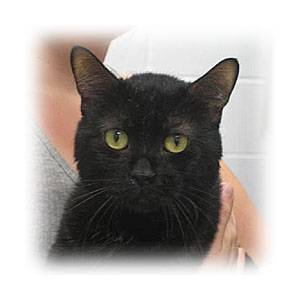
#> input picture training/cats/cat.10038.jpg, 299 x 300 px; its folder holds 3 pictures in this run
$ python ModelTrainer.py   (Python 2 division)
#> lines starting #> are read from the running program, lines starting #| are printed output that depends on the picture
import cv2
import numpy as np
import os
from sklearn.svm import SVC
import pickle


path = "training"
training_names = os.listdir(path)

training_paths = []
names_path = []
#get full list of all training images
for p in training_names:
    training_paths1 = os.listdir(path+"/"+p)
    for j in training_paths1:
        training_paths.append(path+'/'+p+'/'+j)
        names_path.append(p)
#> pass 2 of the loop `for p in training_names:`:

sift = cv2.xfeatures2d.SIFT_create()

dictionarySize = 40

BOW = cv2.BOWKMeansTrainer(dictionarySize)

print 'Extracting keypoints and descriptors'

for p in training_paths:
    image = cv2.imread(p,0)
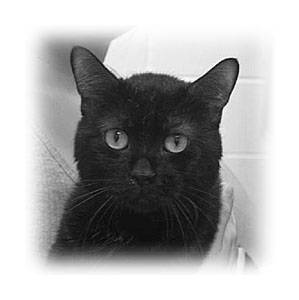
#> image: shape (300, 299); min 0, max 255, mean 170.2
    kp, dsc= sift.detectAndCompute(image, None)
#> kp = 146 keypoints; strongest (x, y, size): (141, 157, 110.7), (90, 223, 54.7), (232, 64, 11.3), (222, 77, 24.8)
    BOW.add(dsc)
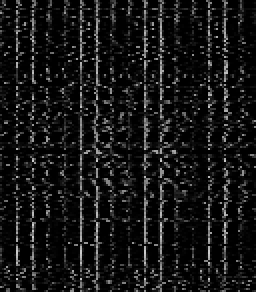
#> dsc: shape (146, 128) float32 (shown 2 times larger); min 0, max 206, mean 21.8
#> pass 2 of the loop `for p in training_paths:`:
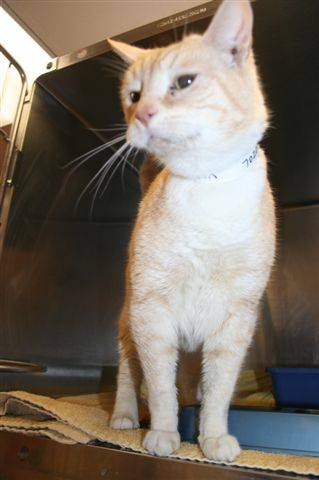
#> input picture training/cats/cat.10042.jpg, 319 x 480 px
#> `image = cv2.imread(p,0)`:
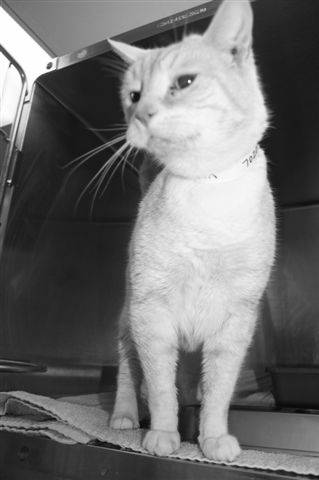
#> image: shape (480, 319); min 0, max 255, mean 113.1
#> kp = 479 keypoints; strongest (x, y, size): (189, 81, 2), (9, 181, 2.2), (136, 96, 7), (26, 94, 2.1)
#> `BOW.add(dsc)`:
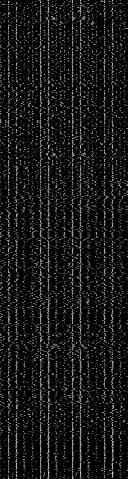
#> dsc: shape (479, 128) float32; min 0, max 211, mean 22.7
#> pass 3 of the loop `for p in training_paths:`:
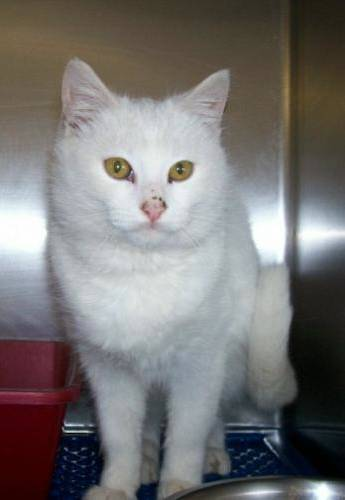
#> input picture training/cats/cat.10052.jpg, 345 x 500 px
#> `image = cv2.imread(p,0)`:
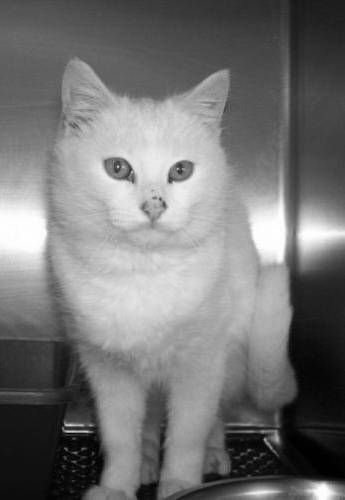
#> image: shape (500, 345); min 0, max 255, mean 116.9
#> kp = 230 keypoints; strongest (x, y, size): (180, 171, 14.4), (119, 169, 16.6), (170, 179, 5), (70, 425, 2.3)
#> `BOW.add(dsc)`:
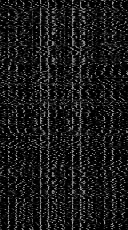
#> dsc: shape (230, 128) float32; min 0, max 198, mean 25.2
#> the loop made 4 passes; the first 3 are shown

#dictionary created
dictionary = BOW.cluster()
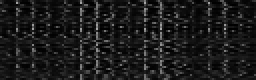
#> dictionary: shape (40, 128) float32 (shown 2 times larger); min 0.602, max 170.8, mean 27.1

sift2 = cv2.xfeatures2d.SIFT_create()
bowDiction = cv2.BOWImgDescriptorExtractor(sift2, cv2.BFMatcher(cv2.NORM_L2))
bowDiction.setVocabulary(dictionary)

def feature_extract(pth):
    im = cv2.imread(pth, 0)
    return bowDiction.compute(im, sift.detect(im))


print 'BOW construction'

train_desc = []
train_labels = []
i = 0
for p in training_paths:
    train_desc.extend(feature_extract(p))
    if names_path[i]=='dogs':
        train_labels.append(1)
    if names_path[i]=='cats':
        train_labels.append(2)
    i = i+1
#> pass 2 of the loop `for p in training_paths:`:
#> pass 3 of the loop `for p in training_paths:`:
#> the loop made 4 passes; the first 3 are shown

clf = SVC()
clf.fit(train_desc,train_labels)

with open('train_desc.txt', 'wb') as fp:
    pickle.dump(train_desc, fp)

with open('train_labels.txt', 'wb') as fp:
    pickle.dump(train_labels, fp)

np.save('dictionary.npy',dictionary)

print 'Testing input images'

test_results={}
#> (the run stopped early here; a loop or call above may not have finished)
